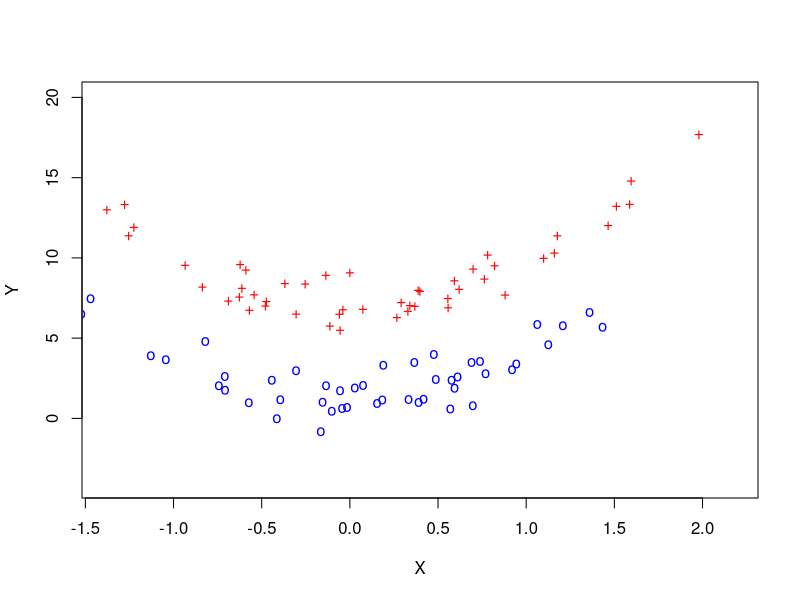
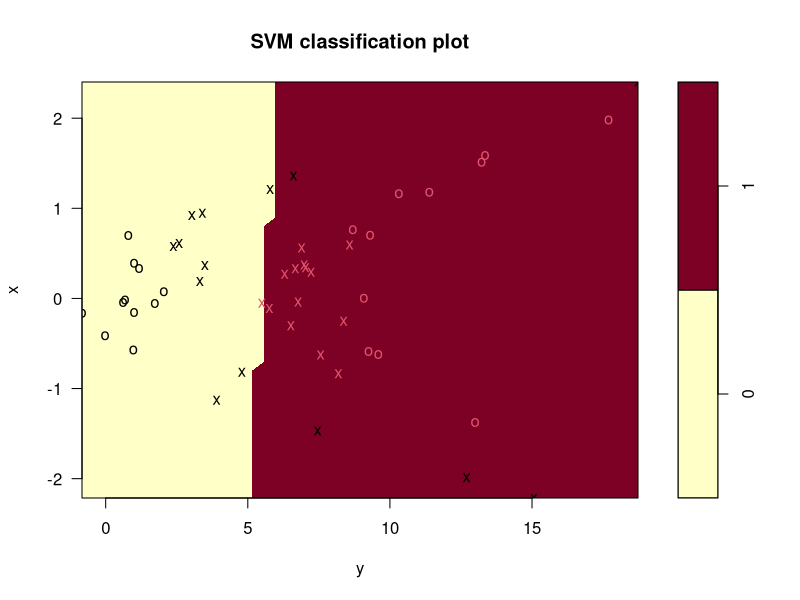
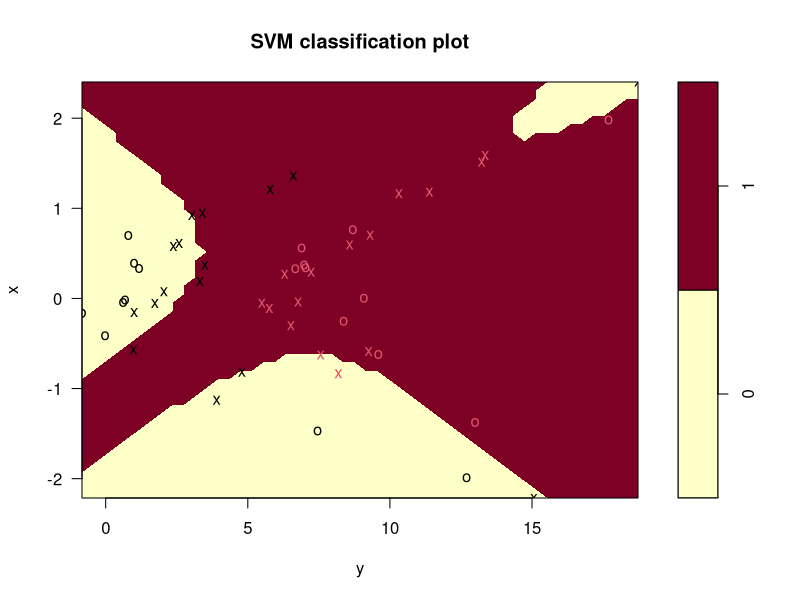
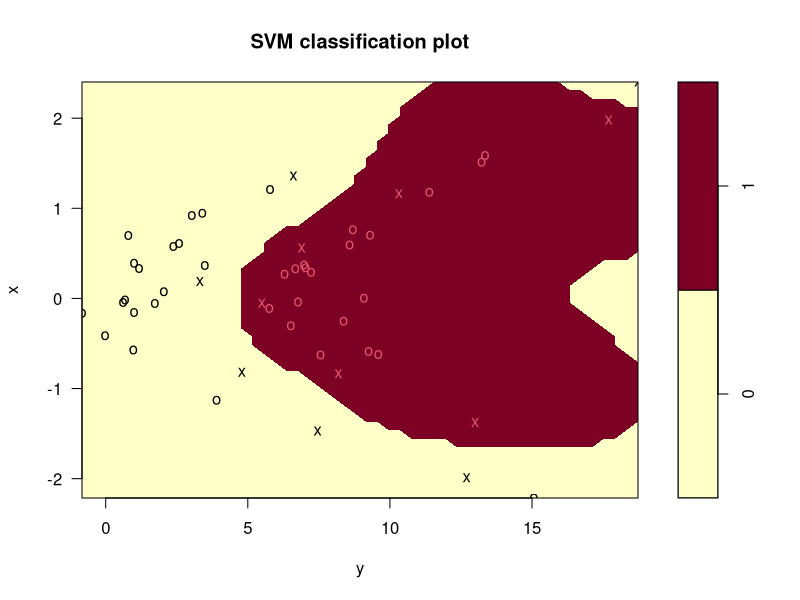
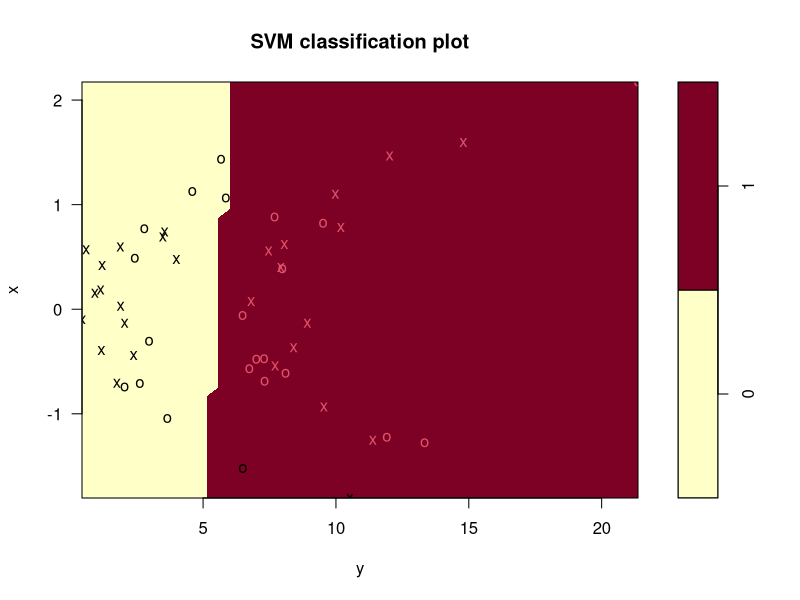
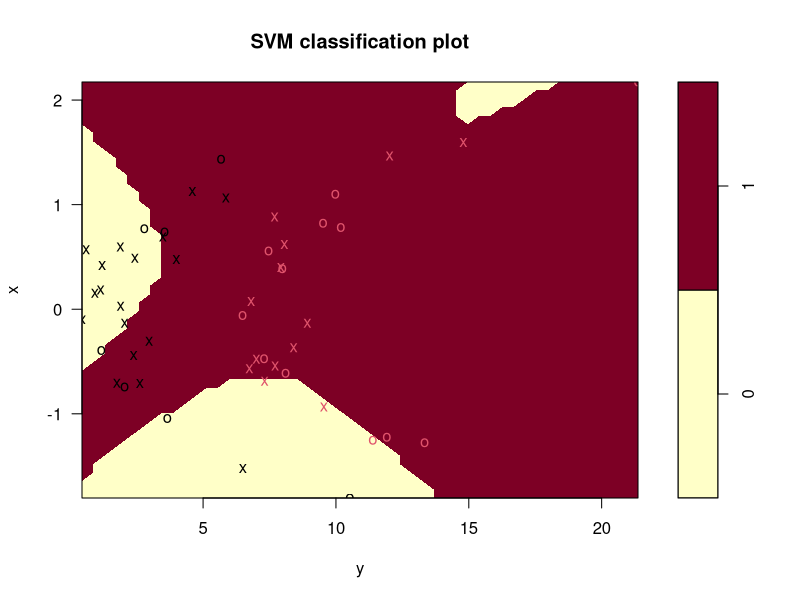
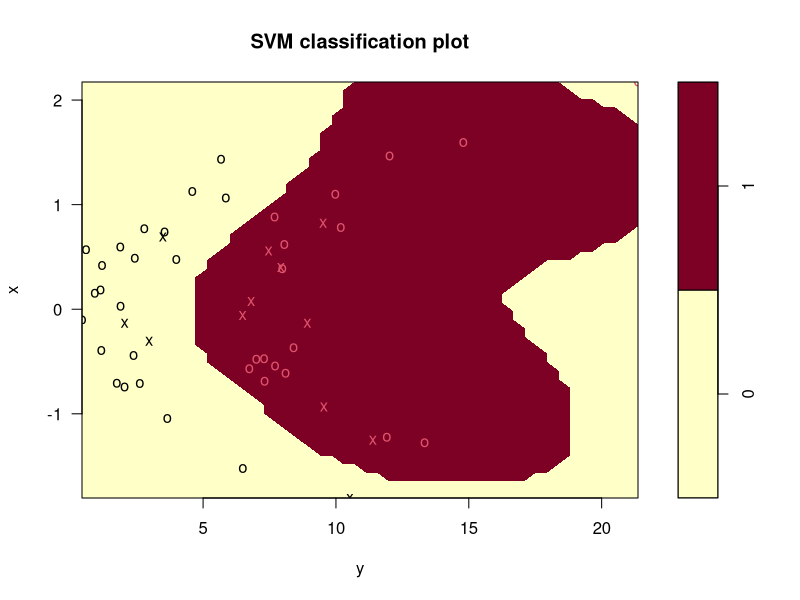
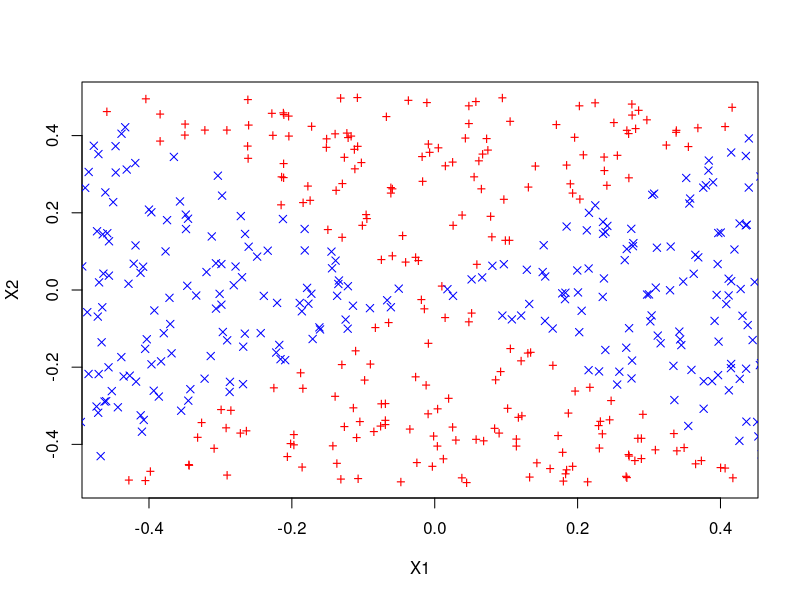

R code for these plots, in order:
### CH9 - SVM

###Q4
#we create a random dataset which lies along y = 3*x^2 + 4
set.seed(1)
x = rnorm(100)
y = 3 *x^2 + 4 + rnorm(100)
train = sample(100, 50)
y[train] = y[train] + 3
y[-train] = y[ - train ] - 3
#plot 
plot(x[train], y[train], pch = "+", lwd = 4, col = "red", ylim = c(-4, 20)
     ,xlab = "X", ylab = "Y")
points(x[-train], y[-train], pch = "o", lwd = 4, col = "blue")

#the plot showed a nonlinear patten, we now create both train
#and test dataset by taking half of the + - classes
#and z vector of 0 and 1

set.seed(315)
z = rep(0, 100)
z[train] = 1
#take each 25 from + - 
final.train = c(sample(train, 25), sample(setdiff(1 : 100, train),25))
data.train = data.frame(x = x[final.train], y = y[final.train], 
        z = as.factor(z[final.train]))    
data.test = data.frame(x = x[ - final.train], y = y[ - final.train], 
        z = as.factor(z[ - final.train]))       
library(e1071)
svm.linear = svm(z~., data = data.train, kernel = "linear", cost = 10)
plot(svm.linear, data.train)
table(z[final.train], predict(svm.linear, data.train))
#it made 10 errors

#now try poly ssssssvm
set.seed(32545)
svm.poly = svm(z~., data = data.train, kernel = "polynomial", cost = 10)
plot(svm.poly, data.train)
table(z[final.train], predict(svm.poly, data.train))
#it made 9 errors

#try radial kernel
set.seed(996)
svm.radial = svm(z~., data = data.train, kernel = "radial", gamma = 1, cost = 10)
plot(svm.radial, data.train)
table(z[final.train], predict(svm.radial, data.train))
#0 error
#for test
plot(svm.linear, data.test)
#1
plot(svm.poly, data.test)
#lots of
plot(svm.radial, data.test)
#0


###Q5
#generate a dataset n = 500, p = 2, with quadratic relation
#A 
#B plot obs
#C linear logistic
#D predict and plot
#E nonlinear logistic
#F predict and plot
#G use linear support vector classifier
#H use nonlinear kernel

set.seed(421)
x1 = runif(500) - 0.5
x2 = runif(500) - 0.5
y = 1 *(x1^2 - x2^2 > 0)

#b
plot(x1[y == 0], x2[y == 0], col = "red", xlab = "X1", ylab = "X2",
     pch = "+")
points(x1[y == 1], x2[y == 1], col = "blue", pch = 4)

#c 
lm.fit = glm( y ~ x1 + x2, family = binomial)
summary(lm.fit)

#d
data = data.frame(x1 = x1, x2 = x2, y = y)
lm.prob = predict(lm.fit, data, type = "response")
lm.pred = ifelse(lm.prob > 0.52, 1, 0)
data.pos = data[lm.pred == 1,]
data.neg = data[lm.pred == 0,]
plot(data.pos$x1, data.pos$x2, col = "blue", xlab = "X1", ylab = "X2",
     pch = "+")
points(data.neg$x1, data.neg$x2, col = "red", pch = 4)
#we can see a linear boundry

#e
lm.fit = glm(y ~ poly(x1, 2) + poly(x2, 2) + I(x1 *x2), 
             data = data, family = binomial)
lm.prob = predict(lm.fit, data, type = "response")
lm.pred = ifelse(lm.prob > 0.5, 1, 0)
data.pos = data[lm.pred == 1, ]
data.neg = data[lm.pred == 0, ]
plot(data.pos$x1, data.pos$x2, col = "blue", xlab = "X1", ylab = "X2", pch = "+")
points(data.neg$x1, data.neg$x2, col = "red", pch = 4)
# it is a close apporch

#g
library(e1071)
svm.fit = svm(as.factor(y) ~ x1 + x2 , data, kernel = "linear",
              cost = 0.1)
svm.pred = predict(svm.fit, data)
data.pos = data[svm.pred == 1, ]
data.neg = data[svm.pred == 0, ]
plot(data.pos$x1, data.pos$x2, col = "blue", xlab = "X1", ylab = "X2", pch = "+")
points(data.neg$x1, data.neg$x2, col = "red", pch = 4)
#failed to class a single one

#h
svm.fit = svm(as.factor(y) ~ x1 + x2 , data, gamma = 1)
svm.pred = predict(svm.fit, data)
data.pos = data[svm.pred == 1, ]
data.neg = data[svm.pred == 0, ]
plot(data.pos$x1, data.pos$x2, col = "blue", xlab = "X1", ylab = "X2", pch = "+")
points(data.neg$x1, data.neg$x2, col = "red", pch = 4)
# a colse one

#i
#both logistic and SV linear performed bad,
#while quadratic terms performed well,
#and radial kernel is good without tuning too many parameters